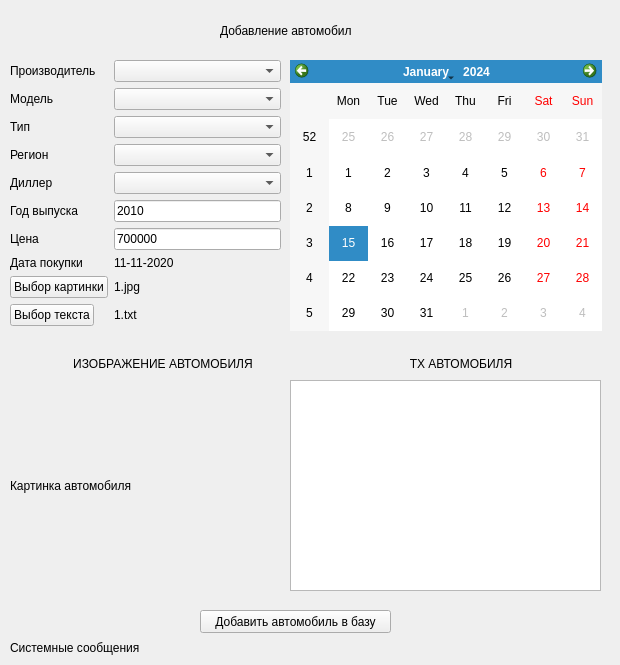
<?xml version="1.0" encoding="UTF-8"?>
<ui version="4.0">
 <class>Form</class>
 <widget class="QWidget" name="Form">
  <property name="geometry">
   <rect>
    <x>0</x>
    <y>0</y>
    <width>620</width>
    <height>665</height>
   </rect>
  </property>
  <property name="windowTitle">
   <string>Добавить автомобиль в БД</string>
  </property>
  <widget class="QPushButton" name="pushButton">
   <property name="geometry">
    <rect>
     <x>200</x>
     <y>610</y>
     <width>191</width>
     <height>23</height>
    </rect>
   </property>
   <property name="text">
    <string>Добавить автомобиль в базу</string>
   </property>
  </widget>
  <widget class="QLabel" name="label_6">
   <property name="geometry">
    <rect>
     <x>220</x>
     <y>20</y>
     <width>131</width>
     <height>21</height>
    </rect>
   </property>
   <property name="text">
    <string>Добавление автомобиля</string>
   </property>
  </widget>
  <widget class="QCalendarWidget" name="calendarWidget">
   <property name="geometry">
    <rect>
     <x>290</x>
     <y>60</y>
     <width>312</width>
     <height>271</height>
    </rect>
   </property>
  </widget>
  <widget class="QLabel" name="label_12">
   <property name="geometry">
    <rect>
     <x>10</x>
     <y>380</y>
     <width>271</width>
     <height>211</height>
    </rect>
   </property>
   <property name="text">
    <string>Картинка автомобиля</string>
   </property>
  </widget>
  <widget class="QWidget" name="formLayoutWidget">
   <property name="geometry">
    <rect>
     <x>10</x>
     <y>60</y>
     <width>271</width>
     <height>274</height>
    </rect>
   </property>
   <layout class="QFormLayout" name="formLayout">
    <item row="0" column="0">
     <widget class="QLabel" name="label_4">
      <property name="text">
       <string>Производитель</string>
      </property>
     </widget>
    </item>
    <item row="0" column="1">
     <widget class="QComboBox" name="comboBoxProiz2"/>
    </item>
    <item row="2" column="0">
     <widget class="QLabel" name="label">
      <property name="text">
       <string>Тип</string>
      </property>
     </widget>
    </item>
    <item row="2" column="1">
     <widget class="QComboBox" name="comboBoxType2"/>
    </item>
    <item row="9" column="0">
     <widget class="QPushButton" name="pushButtonJPG">
      <property name="text">
       <string>Выбор картинки</string>
      </property>
     </widget>
    </item>
    <item row="9" column="1">
     <widget class="QLabel" name="labelJPG">
      <property name="text">
       <string>1.jpg</string>
      </property>
     </widget>
    </item>
    <item row="10" column="0">
     <widget class="QPushButton" name="pushButtonTXT">
      <property name="text">
       <string>Выбор текста</string>
      </property>
     </widget>
    </item>
    <item row="10" column="1">
     <widget class="QLabel" name="labeltext">
      <property name="text">
       <string>1.txt</string>
      </property>
     </widget>
    </item>
    <item row="1" column="1">
     <widget class="QComboBox" name="comboBoxModel2"/>
    </item>
    <item row="1" column="0">
     <widget class="QLabel" name="label_5">
      <property name="text">
       <string>Модель</string>
      </property>
     </widget>
    </item>
    <item row="3" column="1">
     <widget class="QComboBox" name="comboBoxRegion2"/>
    </item>
    <item row="3" column="0">
     <widget class="QLabel" name="label_8">
      <property name="text">
       <string>Регион</string>
      </property>
     </widget>
    </item>
    <item row="4" column="1">
     <widget class="QComboBox" name="comboBoxDiller2"/>
    </item>
    <item row="4" column="0">
     <widget class="QLabel" name="label_11">
      <property name="text">
       <string>Диллер</string>
      </property>
     </widget>
    </item>
    <item row="5" column="0">
     <widget class="QLabel" name="label_2">
      <property name="text">
       <string>Год выпуска</string>
      </property>
     </widget>
    </item>
    <item row="6" column="0">
     <widget class="QLabel" name="label_3">
      <property name="text">
       <string>Цена</string>
      </property>
     </widget>
    </item>
    <item row="7" column="0">
     <widget class="QLabel" name="label_7">
      <property name="text">
       <string>Дата покупки</string>
      </property>
     </widget>
    </item>
    <item row="5" column="1">
     <widget class="QLineEdit" name="lineEditYear">
      <property name="text">
       <string>2010</string>
      </property>
     </widget>
    </item>
    <item row="6" column="1">
     <widget class="QLineEdit" name="lineEditCena">
      <property name="text">
       <string>700000</string>
      </property>
     </widget>
    </item>
    <item row="7" column="1">
     <widget class="QLabel" name="labelbuydate">
      <property name="text">
       <string>11-11-2020</string>
      </property>
     </widget>
    </item>
   </layout>
  </widget>
  <widget class="QLabel" name="label_13">
   <property name="geometry">
    <rect>
     <x>10</x>
     <y>640</y>
     <width>211</width>
     <height>16</height>
    </rect>
   </property>
   <property name="text">
    <string>Системные сообщения</string>
   </property>
  </widget>
  <widget class="QTextBrowser" name="textBrowser">
   <property name="geometry">
    <rect>
     <x>290</x>
     <y>380</y>
     <width>311</width>
     <height>211</height>
    </rect>
   </property>
  </widget>
  <widget class="QLabel" name="label_9">
   <property name="geometry">
    <rect>
     <x>0</x>
     <y>350</y>
     <width>291</width>
     <height>28</height>
    </rect>
   </property>
   <property name="text">
    <string>                      ИЗОБРАЖЕНИЕ АВТОМОБИЛЯ</string>
   </property>
  </widget>
  <widget class="QLabel" name="label_10">
   <property name="geometry">
    <rect>
     <x>300</x>
     <y>350</y>
     <width>291</width>
     <height>28</height>
    </rect>
   </property>
   <property name="text">
    <string>                                 ТХ АВТОМОБИЛЯ</string>
   </property>
  </widget>
 </widget>
 <resources/>
 <connections/>
</ui>
